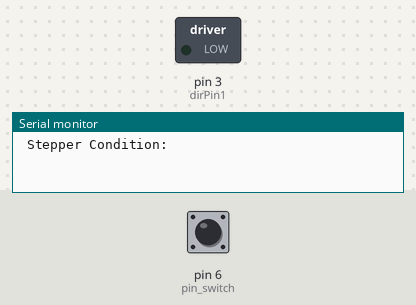
Bench run of a sketch on a simulated Arduino Uno, built with avr-gcc and run on an emulated ATmega328P. Shown: switched loads named in the sketch (green lamp = pin HIGH), the last lines printed to the serial monitor. The inputs (shaded band) are chosen by the test bench; at power-on: pin 6 (pin_switch) LOW. Pins used as bus, display or sensor lines are not drawn.

Above: at 1.2 s.
1.3 s: pin 6 (pin_switch) pulled HIGH for 0.15 s
At 3.0 s:
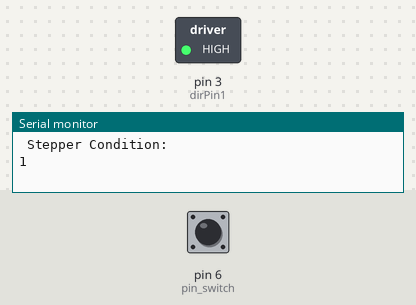
3.3 s: pin 6 (pin_switch) pulled HIGH for 1 s
At 5.7 s:
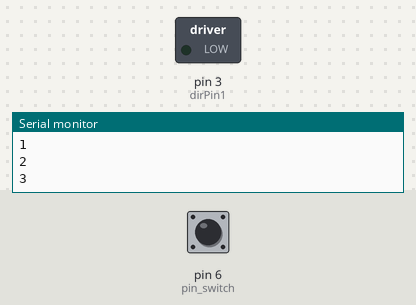
Timing chart, 0 to 7.2 s (numbered marks = the images above; inputs shaded):
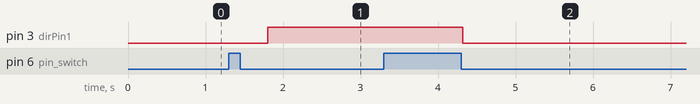

Measured:
- after the input at 1.3 s, pin 3 (dirPin1): LOW → HIGH after 0.50 s
- after the input at 3.3 s, pin 3 (dirPin1): HIGH → LOW after 1.0 s

The sketch:

stepper_switch.ino.ino
```cpp
byte states = 0; //set the indicator for the motor status.

int pin_switch =6;
int dirPin1 = 3;
int stepperPin1 = 2;

int pd = 500; // pulse delay period
boolean setdir = LOW; //set Direction

boolean switchstate1 = LOW;
boolean switchstate2 = LOW;


void setup() {
  // put your setup code here, to run once:
Serial.begin(9600);
Serial.println(" Stepper Condition: ");

pinMode(dirPin1, OUTPUT);
pinMode(stepperPin1, OUTPUT);

pinMode(pin_switch, INPUT);

}
void step1(boolean dir,int steps){
  digitalWrite(dirPin1,dir);


  for(int i=0;i<steps;i++){
    digitalWrite(stepperPin1, HIGH);
    delayMicroseconds(1400);
    digitalWrite(stepperPin1, LOW);
    delayMicroseconds(1400);
  }
}

void step2(boolean dir,int steps){
  digitalWrite(dirPin1,dir);

  for(int i=0;i<steps;i++){
    digitalWrite(stepperPin1, HIGH);
    delayMicroseconds(1300);
    digitalWrite(stepperPin1, LOW);
    delayMicroseconds(1300);
  }
}

void loop() {
  // put your main code here, to run repeatedly:

  switchstate1 = digitalRead(pin_switch);

  if (switchstate1 != switchstate2)
  {

    states++;

    Serial.println(states);
    delay(500);
  }
  else{
    if(states == 1)
    {step1(true,10);}

    if(states == 3)
    {step2(false,10);}
    if(states == 4)
    {states = 0;}

  }
}
```
